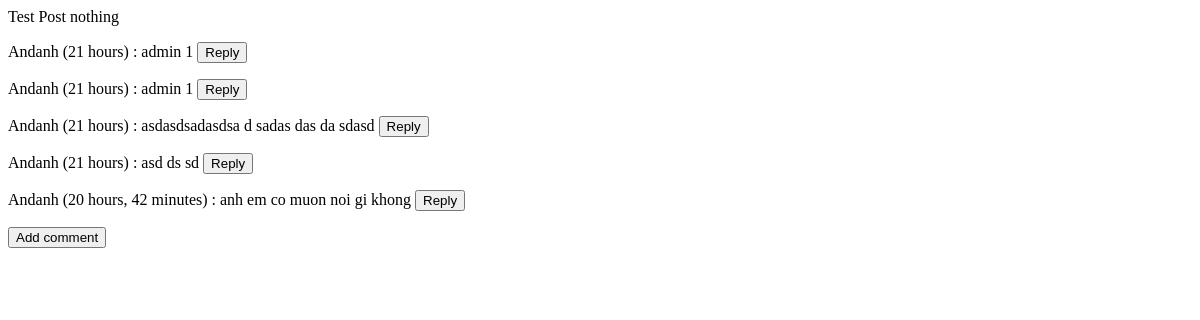
The page /test-post/ on the database as committed earlier.
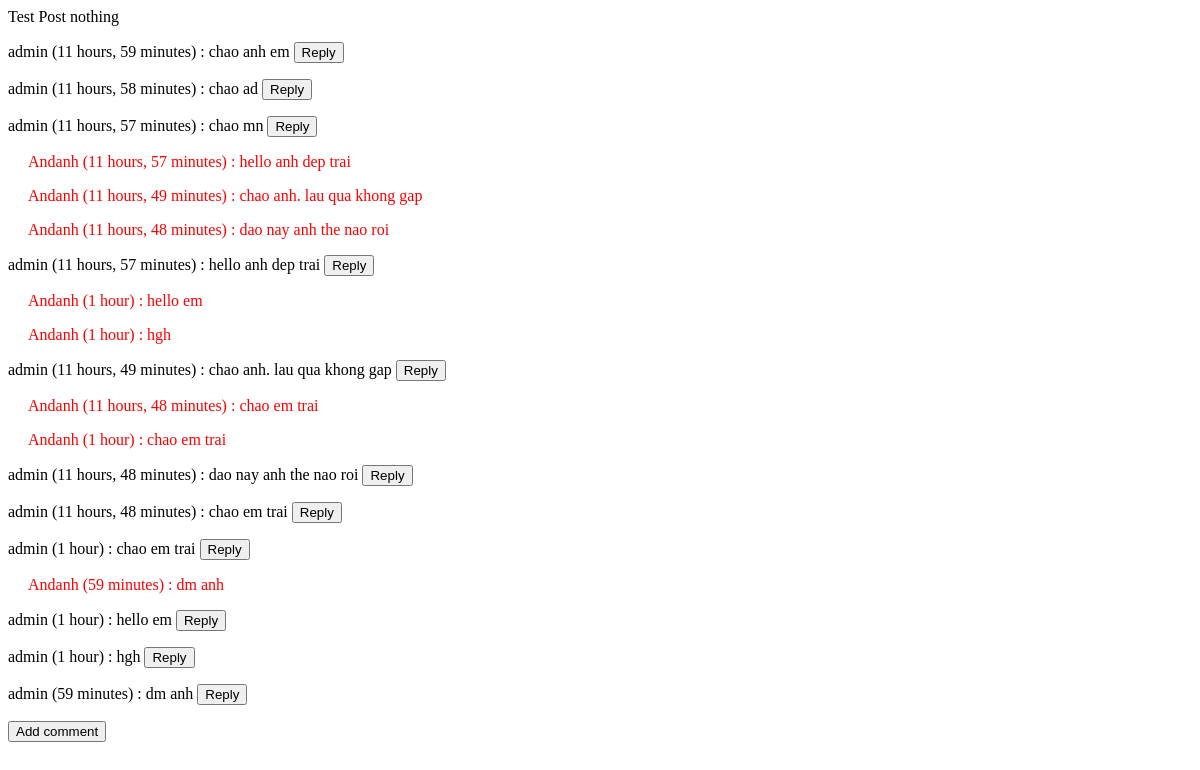
The same page on the database as committed later.
### comment/models.py (models this page shows, shortened)
class Post(models.Model):
    title = models.CharField(max_length=30)
    description = models.TextField(blank=True, null=True,)
    slug = models.SlugField(max_length=64)

class Comment(models.Model):
    username = models.CharField(max_length=64,null=False, blank=False, default="Andanh")
    description = models.TextField(max_length=500,)
    commented_at = models.DateTimeField(auto_now_add=True)
    post = models.ForeignKey(Post, on_delete=models.CASCADE)

class Reply(models.Model):
    target = models.ForeignKey(Comment, on_delete=models.CASCADE)
    username = models.CharField(max_length=64,null=False, blank=False, default="Andanh")
    description = models.TextField(max_length=500,)
    commented_at = models.DateTimeField(auto_now_add=True)

### comment/views.py (the view, shortened to what this page needs)
# urls.py: path('<slug>/', postDetail, name='post-detail'),
def postDetail(request, slug):
    post = get_object_or_404(Post,slug=slug)
    comments = Comment.objects.filter(post=post)
    formcomment = CommentForm(request.POST or None)
    replyform = ReplyForm(request.POST or None)
    return render(request, 'comment/post-detail.html', {
        'post': post,
        'comments': comments,
        'formcomment': formcomment,
        'replyform': replyform,
    })

### comment/templates/comment/post-detail.html (shortened to what this page needs)
{% extends 'comment/base.html' %}
{% block content %}
{{post.title}}
{{post.description}}
{% for comment in comments  %}
<div id="{{comment.id}}" hx-target="this" hx-swap="outterHTML">
    <p>{{comment.username}} ({{comment.commented_at|timesince}}) : {{comment.description}} <button hx-get="{% url 'reply-create' comment.id %}" hx-swap="beforeend" hx-target="#replyform{{comment.id}}">Reply</button>
    </p>
</div>
    {% for reply in comment.reply_set.all %}
    <p style="margin-left: 20px; color: red;">{{reply.username}} ({{reply.commented_at|timesince}}) : {{reply.description}}</p>
    {% endfor %}
{% endfor %}
<button hx-get="{% url 'comment-create' %}" hx-swap="beforeend" hx-target="#commentform">Add comment</button>
{% endblock content %}

### comment/templates/comment/base.html (shortened to what this page needs)
<!DOCTYPE html>
<html lang="en">
<head>
</head>
<body>
    {% block content %}
    {% endblock content %}
    </body>
</html>

Rows that differ between the two databases and show on the page:
removed Comment: username "Andanh", commented_at "21 hours", description "admin 1"
removed Comment: username "Andanh", commented_at "21 hours", description "admin 1"
removed Comment: username "Andanh", commented_at "21 hours", description "asdasdsadasdsa d sadas das da sdasd"
removed Comment: username "Andanh", commented_at "21 hours", description "asd ds sd"
removed Comment: username "Andanh", commented_at "20 hours, 42 minutes", description "anh em co muon noi gi khong"
added Comment: username "admin", commented_at "11 hours, 59 minutes", description "chao anh em"
added Comment: username "admin", commented_at "11 hours, 58 minutes", description "chao ad"
added Comment: username "admin", commented_at "11 hours, 57 minutes", description "chao mn"
added Reply: username "Andanh", commented_at "11 hours, 57 minutes", description "hello anh dep trai", shown under "admin"
added Reply: username "Andanh", commented_at "11 hours, 49 minutes", description "chao anh. lau qua khong gap", shown under "admin"
added Reply: username "Andanh", commented_at "11 hours, 48 minutes", description "dao nay anh the nao roi", shown under "admin"
added Comment: username "admin", commented_at "11 hours, 57 minutes", description "hello anh dep trai"
added Reply: username "Andanh", commented_at "1 hour", description "hello em", shown under "admin"
added Reply: username "Andanh", commented_at "1 hour", description "hgh", shown under "admin"
added Comment: username "admin", commented_at "11 hours, 49 minutes", description "chao anh. lau qua khong gap"
added Reply: username "Andanh", commented_at "11 hours, 48 minutes", description "chao em trai", shown under "admin"
added Reply: username "Andanh", commented_at "1 hour", description "chao em trai", shown under "admin"
added Comment: username "admin", commented_at "11 hours, 48 minutes", description "dao nay anh the nao roi"
added Comment: username "admin", commented_at "11 hours, 48 minutes", description "chao em trai"
added Comment: username "admin", commented_at "1 hour", description "chao em trai"
added Reply: username "Andanh", commented_at "59 minutes", description "dm anh", shown under "admin"
added Comment: username "admin", commented_at "1 hour", description "hello em"
added Comment: username "admin", commented_at "1 hour", description "hgh"
added Comment: username "admin", commented_at "59 minutes", description "dm anh"
